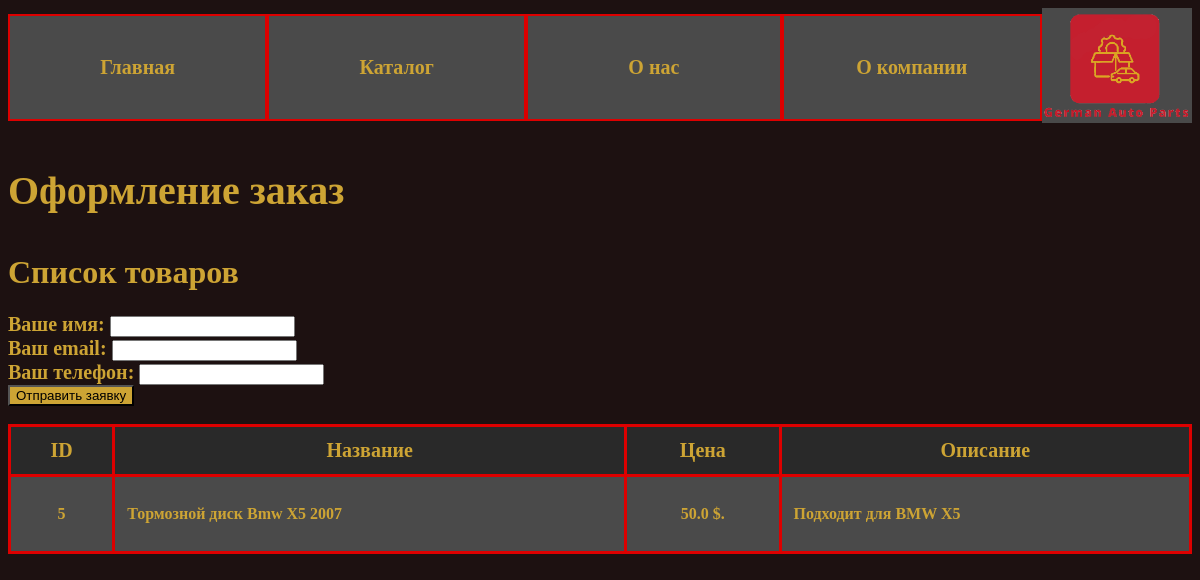
The page /Order/5 on the database its author committed.
### tables this page shows
CREATE TABLE products (
            id INTEGER PRIMARY KEY AUTOINCREMENT,
            name TEXT NOT NULL,
            price REAL NOT NULL,
            description TEXT
        );

### app.py (the view, shortened to what this page needs)
@app.route("/Order/<id>", methods=['post', 'get'])
def order(id):
    conn = get_db_connection()
    products = conn.execute('SELECT * FROM products where id = ' + id).fetchall()
    conn.close()
    return render_template("order.html", products=products)

### models.py (called while the page is built)
def get_db_connection():
    conn = sqlite3.connect('database.db')
    conn.row_factory = sqlite3.Row
    return conn

### templates/order.html (shortened to what this page needs)
{% extends 'base.html' %}
{% block content %}
    <p style="font-size: 40px; font-weight: bold; color: #CDA434">Оформление заказ</p>
    <h1 style = "color:#CDA434">Список товаров</h1>
    <div class="products-container">
        <table class="products-table">
            <thead>
                <tr>
                    <th style = "font-size: 20px;text-align: center">ID</th>
                    <th style = "font-size: 20px;text-align: center">Название</th>
                    <th style = "font-size: 20px;text-align: center">Цена</th>
                    <th style = "font-size: 20px;text-align: center">Описание</th>
                </tr>
            </thead>
            <tbody>
                {% for product in products %}
                <tr>
                    <td><p style = "text-align: center">{{ product['id'] }}</td></p>
                    <td>{{ product['name'] }}</td>
                    <td><p style = "text-align: center">{{ product['price'] }} $.</td></p>
                    <td>{{ product['description'] }}</td>
                </tr>
                <form action="" method="post" class="form-example">
                <div class="form-example">
                    <label for="name" style = "color:#CDA434; font-weight: bold; font-size: 20px">Ваше имя: </label>
                    <input type="text" name="name" id="name" required />
                </div>
                <div class="form-example">
                    <label for="email" style = "color:#CDA434; font-weight: bold; font-size: 20px">Ваш email: </label>
                    <input type="email" name="email" id="email" required />
                </div>
                <div class="form-example">
                    <label for="number" style = "color:#CDA434; font-weight: bold; font-size: 20px">Ваш телефон: </label>
                    <input type="number" name="number" id="number" required />
                </div>
                <div class="form-example">
                    <input type="submit" style = "background-color: #CDA434;" value="Отправить заявку" />
                </div>
                </form>
                <br>
                {% endfor %}
            </tbody>
        </table>
    </div>
{% endblock %}

### templates/base.html (style rules this page uses)
body { background: rgb(29, 17, 17); }

### templates/order.html (style rules this page uses)
.products-container { margin: 0; padding: 0; font-family: initial; font-size: initial; }
.products-table { width: 100%; border-collapse: collapse; margin: 0; font-family: inherit; font-size: inherit; color: #CDA434; font-weight: bold; }
.products-table th, .products-table td { border: 3px solid #DD0000; padding: 12px; text-align: left; font-family: inherit; font-size: inherit; font-weight: bold; }
.products-table th { background-color: #292929; color: #CDA434; font-family: inherit; font-size: inherit; }
.products-table tr:nth-child(odd) { background-color: #4A4A4A; font-family: inherit; font-size: inherit; }

### rows shown on the page
products: id "5", name "Тормозной диск Bmw X5 2007", price "50.0", description "Подходит для BMW X5"
